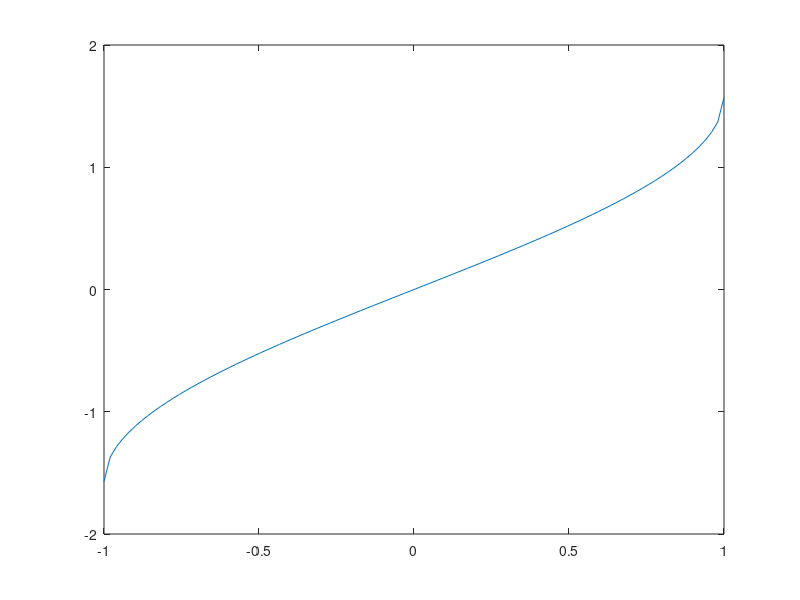

This figure's MATLAB source:
% Regression test function (black blox) for FreeMat v4.0.0
% This function is autogenerated by helpgen.
function bbtest_success = bbtest_asin
  bbtest_success = 1;
NumErrors = 0;
try
  t = linspace(-1,1);

catch
  NumErrors = NumErrors + 1;
end
try
  plot(t,asin(t))

catch
  NumErrors = NumErrors + 1;
end
try
  mprint('asinplot');

catch
  NumErrors = NumErrors + 1;
end
if (NumErrors ~= 0) bbtest_success = 0; return; end
